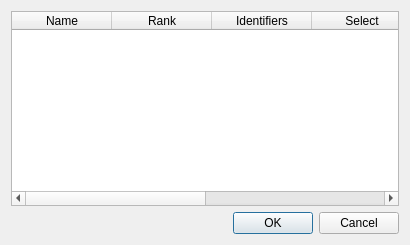
<?xml version="1.0" encoding="UTF-8"?>
<ui version="4.0">
 <class>QSelectWaveDialog</class>
 <widget class="QDialog" name="QSelectWaveDialog">
  <property name="geometry">
   <rect>
    <x>0</x>
    <y>0</y>
    <width>410</width>
    <height>245</height>
   </rect>
  </property>
  <property name="windowTitle">
   <string>Wave Selection</string>
  </property>
  <layout class="QGridLayout" name="gridLayout">
   <item row="0" column="0">
    <layout class="QGridLayout" name="gridLayout_2">
     <item row="1" column="0">
      <widget class="QDialogButtonBox" name="buttonBox">
       <property name="orientation">
        <enum>Qt::Horizontal</enum>
       </property>
       <property name="standardButtons">
        <set>QDialogButtonBox::Cancel|QDialogButtonBox::Ok</set>
       </property>
      </widget>
     </item>
     <item row="0" column="0">
      <widget class="QTableWidget" name="waveTableWidget">
       <property name="sizePolicy">
        <sizepolicy hsizetype="Preferred" vsizetype="Preferred">
         <horstretch>0</horstretch>
         <verstretch>0</verstretch>
        </sizepolicy>
       </property>
       <property name="minimumSize">
        <size>
         <width>256</width>
         <height>192</height>
        </size>
       </property>
       <property name="frameShape">
        <enum>QFrame::StyledPanel</enum>
       </property>
       <property name="frameShadow">
        <enum>QFrame::Sunken</enum>
       </property>
       <property name="midLineWidth">
        <number>1</number>
       </property>
       <attribute name="horizontalHeaderStretchLastSection">
        <bool>true</bool>
       </attribute>
       <attribute name="verticalHeaderVisible">
        <bool>true</bool>
       </attribute>
       <column>
        <property name="text">
         <string>Name</string>
        </property>
       </column>
       <column>
        <property name="text">
         <string>Rank</string>
        </property>
       </column>
       <column>
        <property name="text">
         <string>Identifiers</string>
        </property>
       </column>
       <column>
        <property name="text">
         <string>Select</string>
        </property>
       </column>
       <column>
        <property name="text">
         <string>Refresh</string>
        </property>
       </column>
       <column>
        <property name="text">
         <string>Update</string>
        </property>
       </column>
      </widget>
     </item>
    </layout>
   </item>
  </layout>
 </widget>
 <resources/>
 <connections>
  <connection>
   <sender>buttonBox</sender>
   <signal>accepted()</signal>
   <receiver>QSelectWaveDialog</receiver>
   <slot>accept()</slot>
   <hints>
    <hint type="sourcelabel">
     <x>248</x>
     <y>254</y>
    </hint>
    <hint type="destinationlabel">
     <x>157</x>
     <y>274</y>
    </hint>
   </hints>
  </connection>
  <connection>
   <sender>buttonBox</sender>
   <signal>rejected()</signal>
   <receiver>QSelectWaveDialog</receiver>
   <slot>reject()</slot>
   <hints>
    <hint type="sourcelabel">
     <x>316</x>
     <y>260</y>
    </hint>
    <hint type="destinationlabel">
     <x>286</x>
     <y>274</y>
    </hint>
   </hints>
  </connection>
 </connections>
</ui>
